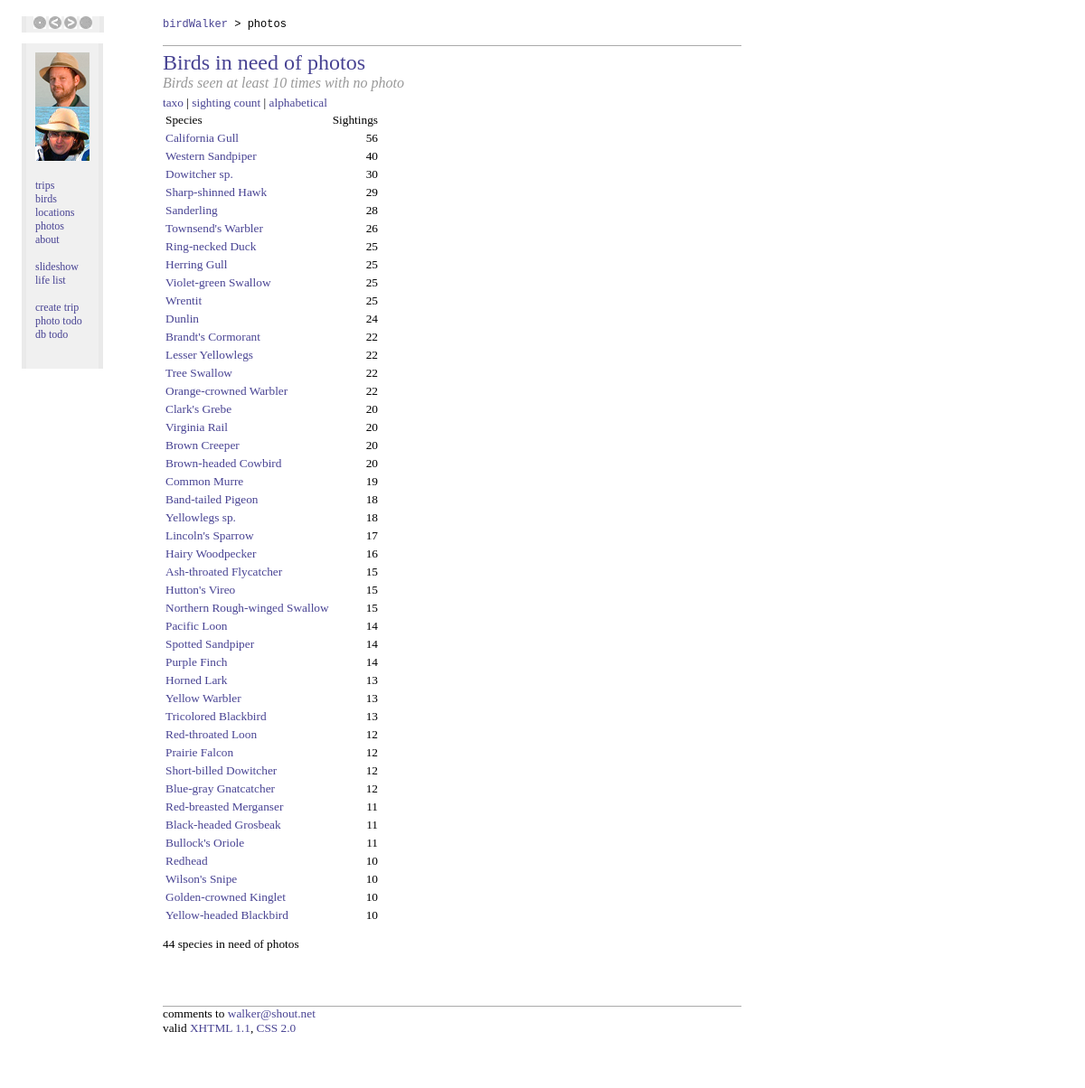
The app's page /photosneeded.php with its own data.
### tables this page shows
CREATE TABLE species (
  objectid bigint(20) NOT NULL default '0',
  Abbreviation varchar(16) default NULL,
  LatinName text,
  CommonName text,
  Notes text,
  ReferenceURL text,
  ABACountable int(2) NOT NULL default '1',
  PRIMARY KEY  (objectid),
  KEY AbbreviationIndex (Abbreviation),
  KEY ABACountableIndex (ABACountable)
) TYPE=MyISAM;

### photosneeded.php (the view, shortened to what this page needs)
<?php
require_once("./birdwalker.php");
$threshold = 10;
$sortCriteria = $_GET['sort'];
if ($sortCriteria == "") { $sortCriteria = "theCount desc"; }
$photoCount = performQuery("select species.CommonName, species.objectid, sum(sighting.Photo) as theSum, count(sighting.objectid) as theCount from species, sighting where sighting.SpeciesAbbreviation=species.Abbreviation group by species.CommonName order by " . $sortCriteria);
$speciesCount = 0;
?>
    <div class="contentright">
	  <div class=titleblock>
	    <div class=pagetitle>Birds in need of photos</div>
        <div class=pagesubtitle>Birds seen at least <?= $threshold ?> times with no photo</div>
      </div>
<a href="./photosneeded.php?sort=objectid">taxo</a>
| <a href="./photosneeded.php?sort=theCount+desc">sighting count</a>
| <a href="./photosneeded.php?sort=CommonName">alphabetical</a>
<table class=report-content>
<tr class=titleblock><td>Species</td><td>Sightings</td></tr>
<?php
	while($info = mysql_fetch_array($photoCount))
	{
		if (($info["theSum"] == "0") && ($info["theCount"] >= $threshold))
		{
?>
        <tr>
          <td>
            <a href="./speciesdetail.php?speciesid=<?= $info["objectid"] ?>"><?= $info["CommonName"] ?></a>
          </td>
          <td align=right>
            <?= $info["theCount"] ?>
          </td>
        </tr>
<?
			$speciesCount++;
		}
	}
?>
</table>
<p><?= $speciesCount . " species in need of photos" ?></p>
    </div>

### stylesheet.css (style rules this page uses)
.contentright { font: 10pt "Gill Sans", "Gill Sans MT", SansSerif; left: 15%; width: 640px; top: 50px; padding-bottom: 30px; position: absolute; }
.pagetitle { font: 18pt "Gill Sans", "Gill Sans MT", SansSerif; color:#484393 }
.pagesubtitle { font: 12pt "Gill Sans", "Gill Sans MT", SansSerif; font-style: italic; color: #999999 }
.titleblock { border-top: solid 1px #AAAAAA; padding-top: 5px; margin-bottom: 5px }
.report-content { font: 10pt "Gill Sans", "Gill Sans MT", SansSerif }
a { color:#484393; text-decoration:none; }

### records on screen
species: CommonName "California Gull", theCount "56"
species: CommonName "Western Sandpiper", theCount "40"
species: CommonName "Dowitcher sp.", theCount "30"
species: CommonName "Sharp-shinned Hawk", theCount "29"
species: CommonName "Sanderling", theCount "28"
species: CommonName "Townsend's Warbler", theCount "26"
species: CommonName "Ring-necked Duck", theCount "25"
species: CommonName "Herring Gull", theCount "25"
species: CommonName "Violet-green Swallow", theCount "25"
species: CommonName "Wrentit", theCount "25"
species: CommonName "Dunlin", theCount "24"
species: CommonName "Brandt's Cormorant", theCount "22"
species: CommonName "Lesser Yellowlegs", theCount "22"
species: CommonName "Tree Swallow", theCount "22"
species: CommonName "Orange-crowned Warbler", theCount "22"
species: CommonName "Clark's Grebe", theCount "20"
species: CommonName "Virginia Rail", theCount "20"
species: CommonName "Brown Creeper", theCount "20"
species: CommonName "Brown-headed Cowbird", theCount "20"
species: CommonName "Common Murre", theCount "19"
species: CommonName "Band-tailed Pigeon", theCount "18"
species: CommonName "Yellowlegs sp.", theCount "18"
species: CommonName "Lincoln's Sparrow", theCount "17"
species: CommonName "Hairy Woodpecker", theCount "16"
species: CommonName "Ash-throated Flycatcher", theCount "15"
species: CommonName "Hutton's Vireo", theCount "15"
species: CommonName "Northern Rough-winged Swallow", theCount "15"
species: CommonName "Pacific Loon", theCount "14"
species: CommonName "Spotted Sandpiper", theCount "14"
species: CommonName "Purple Finch", theCount "14"
species: CommonName "Horned Lark", theCount "13"
species: CommonName "Yellow Warbler", theCount "13"
species: CommonName "Tricolored Blackbird", theCount "13"
species: CommonName "Red-throated Loon", theCount "12"
species: CommonName "Prairie Falcon", theCount "12"
species: CommonName "Short-billed Dowitcher", theCount "12"
species: CommonName "Blue-gray Gnatcatcher", theCount "12"
species: CommonName "Red-breasted Merganser", theCount "11"
species: CommonName "Black-headed Grosbeak", theCount "11"
species: CommonName "Bullock's Oriole", theCount "11"
species: CommonName "Redhead", theCount "10"
species: CommonName "Wilson's Snipe", theCount "10"
species: CommonName "Golden-crowned Kinglet", theCount "10"
species: CommonName "Yellow-headed Blackbird", theCount "10"

### other values on screen
$item "photos"
$threshold "10"
$speciesCount "44"
